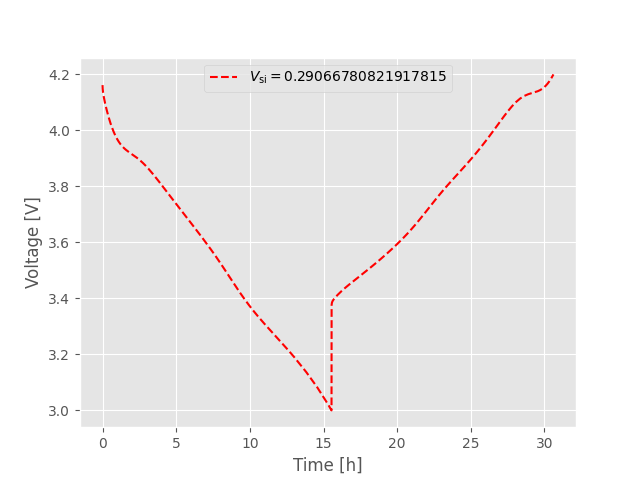

Reproduce this figure in Python.
import os
import timeit
import matplotlib.pyplot as plt
from matplotlib import style
import pybamm
from Durdel2023 import get_parameter_values

style.use("ggplot")


"Primary Active Material"
rho_si = 2.336 #from ref (supplementary material)
wt_si = .679 #% from ref
"Secondary Active Material"
rho_c6 = 2.255 # (C-NERGYTM KS6L)
wt_c6 = .199
"Inactive Material"
rho_cb = 2.00 #from ref
wt_cb = 0.02 # from ref
rho_lipaa = 1.2 #ref
wt_lipaa = 0.082 # ref
rho_cmc = 1.6 #ref
wt_cmc = 0.002 #ref

v_tot  = wt_si/rho_si + wt_c6/rho_c6 + wt_cb/rho_cb + wt_lipaa/rho_lipaa + wt_cmc/rho_cmc
v_si = wt_si/rho_si
v_c6 = wt_c6/rho_c6
v_im = wt_c6/rho_c6 + wt_lipaa/rho_lipaa + wt_cmc/rho_cmc

eps_si = 0.5 * v_si / v_tot #times 0.5 to account for porosity (eps_ely = 0.5)
eps_c6 = 0.5 * v_c6 / v_tot
eps_am = 0.5* (v_si + v_c6) / v_tot

print("Volume fraction of Si: ", eps_si
      , "Volume fraction of C6: ", eps_c6, "Volume fraction of AM: ", eps_am)



start = timeit.default_timer()
model = pybamm.lithium_ion.DFN(
    {"particle phases": ("2", "1"),
     "open-circuit potential": (("single", "current sigmoid"), "single"),
    }
)

param_dict = get_parameter_values()
param = pybamm.ParameterValues(param_dict)



#Cycling

experiment = pybamm.Experiment(
    [
        (
            "Discharge at C/50 until 3.0 V",
            "Charge at C/50 until 4.2 V",
        ),
    ]
)


solution = []
# param.update(
# {
#         "Primary: Negative electrode active material volume fraction": (1 - eps_si)
#         * eps_am,  # primary (graphite)
#         "Secondary: Negative electrode active material volume fraction": eps_si
#         * eps_am, # secondary (silicon)
#      }
# )
#????????


 
sim = pybamm.Simulation(
    model,
    experiment=experiment,
    parameter_values=param,
    solver=pybamm.CasadiSolver(dt_max=1, atol=1e-8, rtol=1e-8),
)
solution = sim.solve()
stop = timeit.default_timer()
print("running time: " + str(stop - start) + "s")

plt.figure()
ltype = ["k-", "r--", "b-.", "g:", "m-", "c--", "y-."]

t_i = solution["Time [s]"].entries / 3600
V_i = solution["Voltage [V]"].entries
plt.plot(t_i, V_i, ltype[1], label="$V_\mathrm{si}=$" + str(v_si))
plt.xlabel("Time [h]")
plt.ylabel("Voltage [V]")
plt.legend()
plt.savefig("LiSi.png")
